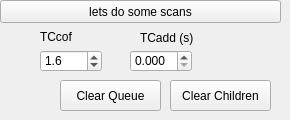
        <widget class="QWidget" name="tab_3">
         <attribute name="title">
          <string>Page</string>
         </attribute>
         <widget class="QPushButton" name="PB_scans">
          <property name="geometry">
           <rect>
            <x>0</x>
            <y>0</y>
            <width>281</width>
            <height>23</height>
           </rect>
          </property>
          <property name="text">
           <string>lets do some scans</string>
          </property>
         </widget>
         <widget class="QDoubleSpinBox" name="SB_TCcof">
          <property name="geometry">
           <rect>
            <x>40</x>
            <y>50</y>
            <width>62</width>
            <height>22</height>
           </rect>
          </property>
          <property name="decimals">
           <number>1</number>
          </property>
          <property name="minimum">
           <double>0.000000000000000</double>
          </property>
          <property name="maximum">
           <double>4.000000000000000</double>
          </property>
          <property name="value">
           <double>1.600000000000000</double>
          </property>
         </widget>
         <widget class="QLabel" name="label_10">
          <property name="geometry">
           <rect>
            <x>40</x>
            <y>30</y>
            <width>47</width>
            <height>13</height>
           </rect>
          </property>
          <property name="text">
           <string>TCcof</string>
          </property>
         </widget>
         <widget class="QDoubleSpinBox" name="SB_TCadd">
          <property name="geometry">
           <rect>
            <x>130</x>
            <y>50</y>
            <width>62</width>
            <height>22</height>
           </rect>
          </property>
          <property name="decimals">
           <number>3</number>
          </property>
          <property name="maximum">
           <double>10.000000000000000</double>
          </property>
          <property name="value">
           <double>0.000000000000000</double>
          </property>
         </widget>
         <widget class="QLabel" name="label_18">
          <property name="geometry">
           <rect>
            <x>140</x>
            <y>30</y>
            <width>71</width>
            <height>16</height>
           </rect>
          </property>
          <property name="text">
           <string>TCadd (s)</string>
          </property>
         </widget>
         <widget class="QPushButton" name="PB_clearQueue">
          <property name="geometry">
           <rect>
            <x>60</x>
            <y>80</y>
            <width>101</width>
            <height>31</height>
           </rect>
          </property>
          <property name="text">
           <string>Clear Queue</string>
          </property>
         </widget>
         <widget class="QPushButton" name="PB_clearChildren">
          <property name="geometry">
           <rect>
            <x>170</x>
            <y>80</y>
            <width>101</width>
            <height>31</height>
           </rect>
          </property>
          <property name="text">
           <string>Clear Children</string>
          </property>
         </widget>
        </widget>
